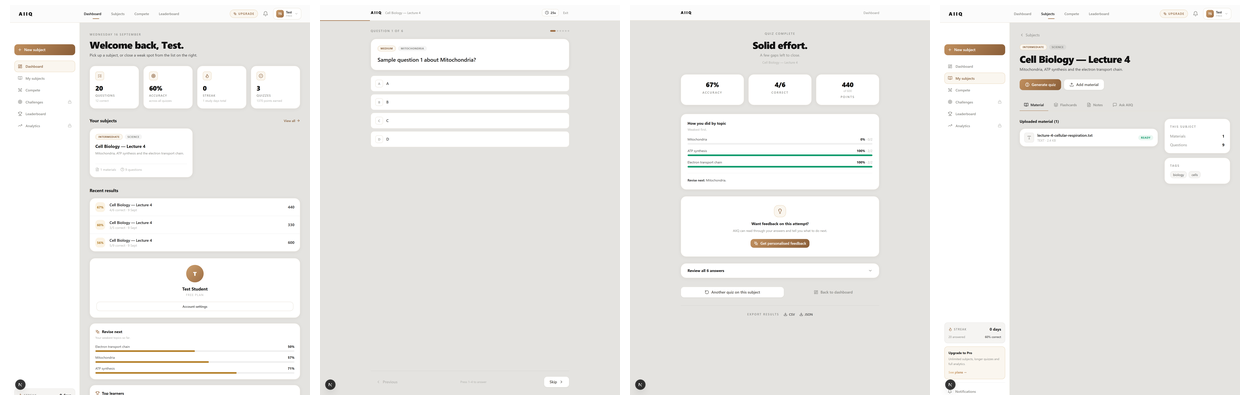

The script that saved this image:
"""Build a contact sheet of the captured screenshots for visual review."""
import sys
from PIL import Image

names = sys.argv[1:] or ["dashboard", "quiz", "results", "workspace"]
thumbs = []
for n in names:
    im = Image.open(f"shots/{n}.png").convert("RGB")
    w = 300
    thumbs.append((n, im.size, im.resize((w, int(w * im.size[1] / im.size[0])), Image.LANCZOS)))

h = max(t[2].size[1] for t in thumbs)
sheet = Image.new("RGB", (len(thumbs) * 310 + 10, h + 10), "white")
for i, (n, size, t) in enumerate(thumbs):
    sheet.paste(t, (10 + i * 310, 5))
    print(f"{n:12s} {size[0]}x{size[1]}")
sheet.save("contact.png")
print("contact.png written")
